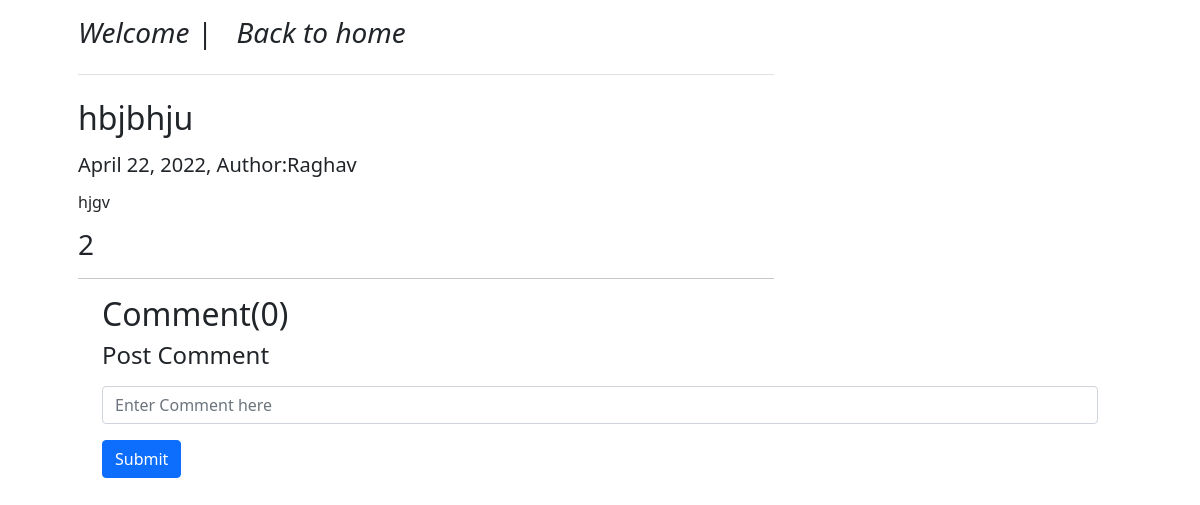
The app's page /blog-post/ j.gv/ (signed in) with its own data.
### home/models.py (models this page shows, shortened)
class Blog(models.Model):
    author=models.ForeignKey(User,null=True,on_delete=models.CASCADE)
    post_id=models.AutoField(primary_key=True)
    slug=models.CharField(max_length=130,blank=True)
    title=models.CharField(max_length=100,null=True)
    description=models.TextField(null=True)
    thumbnail=models.ImageField(default="userprofile.png",upload_to='static',null=True)
    date_created=models.DateField(auto_now=True,null=True)
    viewers = models.TextField(default="", null=True, blank=True)
    numViews = models.IntegerField(default=0)

class User(AbstractBaseUser,PermissionsMixin):
    username=None
    email=models.EmailField(db_index=True,unique=True,max_length=254)
    first_name=models.CharField(max_length=50)
    last_name=models.CharField(max_length=50)
    mobile=models.CharField(max_length=50)
    address=models.CharField(max_length=50)
    date_joined=models.DateTimeField(default=now)
    is_staff=models.BooleanField(default=False)#must need,otherwise you will not able to login
    is_active=models.BooleanField(default=False)#must need,otherwise you will not able to login
    is_superuser=models.BooleanField(default=False)#This is inherited Permissions
    objects=CustomUserManager()
    USERNAME_FIELD='email'
    REQUIRED_FIELD = []
    class Meta:
        verbose_name='user'
        verbose_name_plural='users'

### home/views.py (the view)
# urls.py: path('blog-post/<str:slug>/',views.blogpost,name="blog"),
def blogpost(request,slug):
    blog=Blog.objects.filter(slug=slug).first()
    if blog.viewers == None:
            blog.viewers = ""
            blog.save()
    user=request.user
    if user.is_authenticated and user.first_name not in blog.viewers:
        blog.numViews += 1
        blog.save()
        blog.viewers+=user.first_name
        blog.save()
    comment=BlogComment.objects.filter(blog=blog,parent=None)
    replies=BlogComment.objects.filter(blog=blog).exclude(parent=None)
    replyDict={}
    for reply in replies:
        if reply.parent.comment_id not in replyDict.keys():
            replyDict[reply.parent.comment_id]=[reply]
        else:
            replyDict[reply.parent.comment_id].append(reply)
    context={'blog':blog,'comment':comment,'replyDict':replyDict}
    return render(request,'blog_post.html',context)

### home/templates/blog_post.html (shortened to what this page needs)
{% extends 'base.html' %} {% load static %} {% load humanize %} {% load extra_filter %} {% block title %}Blog-Post{% endblock title %} {% block content %}
<div class="container mt-3 mp-4">
    <div class="col-md-8">
        <h3 class="pb-4 mb-4 fst-italic border-bottom">
            Welcome | <a href="{% url 'home' %}" class="anchor-tag text-dark">Back to home
            </a>
        </h3>
        <article class="blog-post">
            <h2 class="blog-post-title">{{blog.title}}</h2>
            <p class="blog-post-meta">
                <h5>{{blog.date_created}}, Author:{{blog.author.first_name}}</h5>
            </p>
            <p>
                <h6>{{blog.description}}</h6>
            </p>
            <h3>{{blog.numViews}}</h3>
            <hr>
    </div>
    <div class="container">
        <h2>Comment({{comment.count}})</h2>
        {% if request.user.is_authenticated %}
        <form action="{% url 'postcomment' blog.slug  %}" method="POST" class="form-group mt-2">
            <div class="mb-3">
                <label for="exampleInputEmail1" class="form-label">
                    <h4>Post Comment</h4>
                </label>
                <input type="text" class="form-control" name="comment" placeholder="Enter Comment here" aria-describedby="emailHelp">
            </div>
            <button type="submit" class="btn btn-primary">Submit</button>
        </form>
        {% else %}
        <h4 class="mt-2">Please login to post-comment</h4> {% endif %}
    </div>
</div>
{% endblock content %}

### home/templates/base.html (style rules this page uses)
.anchor-tag { text-decoration: none; border-radius: .25rem; border: 1px solid transparent; padding: .5rem 1rem; color: #fff; }

### records on screen
Blog: title "hbjbhju", date_created "April 22, 2022", author.first_name "Raghav", description "hjgv", numViews "2"

### other values on screen
{{ comment.count }} "0"
